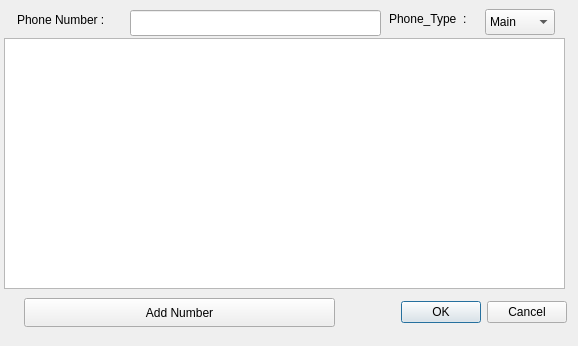
<?xml version="1.0" encoding="UTF-8"?>
<ui version="4.0">
 <class>Addwindow</class>
 <widget class="QDialog" name="Addwindow">
  <property name="geometry">
   <rect>
    <x>0</x>
    <y>0</y>
    <width>578</width>
    <height>346</height>
   </rect>
  </property>
  <property name="windowTitle">
   <string>Dialog</string>
  </property>
  <widget class="QDialogButtonBox" name="OK_Cancel_buttonBox">
   <property name="geometry">
    <rect>
     <x>374</x>
     <y>298</y>
     <width>193</width>
     <height>29</height>
    </rect>
   </property>
   <property name="orientation">
    <enum>Qt::Horizontal</enum>
   </property>
   <property name="standardButtons">
    <set>QDialogButtonBox::Cancel|QDialogButtonBox::Ok</set>
   </property>
  </widget>
  <widget class="QLineEdit" name="Phone_Number_lineEdit">
   <property name="geometry">
    <rect>
     <x>130</x>
     <y>10</y>
     <width>251</width>
     <height>26</height>
    </rect>
   </property>
  </widget>
  <widget class="QLabel" name="Phone_Number_label">
   <property name="geometry">
    <rect>
     <x>17</x>
     <y>10</y>
     <width>106</width>
     <height>20</height>
    </rect>
   </property>
   <property name="text">
    <string>Phone Number :</string>
   </property>
  </widget>
  <widget class="QPushButton" name="Add_Number_PB">
   <property name="geometry">
    <rect>
     <x>24</x>
     <y>298</y>
     <width>311</width>
     <height>29</height>
    </rect>
   </property>
   <property name="text">
    <string>Add Number</string>
   </property>
  </widget>
  <widget class="QComboBox" name="Phone_Type_comboBox">
   <property name="geometry">
    <rect>
     <x>485</x>
     <y>9</y>
     <width>70</width>
     <height>26</height>
    </rect>
   </property>
   <item>
    <property name="text">
     <string>Main</string>
    </property>
   </item>
   <item>
    <property name="text">
     <string>Home</string>
    </property>
   </item>
   <item>
    <property name="text">
     <string>work</string>
    </property>
   </item>
   <item>
    <property name="text">
     <string>office</string>
    </property>
   </item>
   <item>
    <property name="text">
     <string>Fax</string>
    </property>
   </item>
  </widget>
  <widget class="QLabel" name="Phone_Type_label">
   <property name="geometry">
    <rect>
     <x>389</x>
     <y>9</y>
     <width>89</width>
     <height>20</height>
    </rect>
   </property>
   <property name="text">
    <string>Phone_Type  :</string>
   </property>
  </widget>
  <widget class="QTextEdit" name="AddMain_textEdit">
   <property name="geometry">
    <rect>
     <x>4</x>
     <y>38</y>
     <width>561</width>
     <height>251</height>
    </rect>
   </property>
  </widget>
 </widget>
 <resources/>
 <connections>
  <connection>
   <sender>OK_Cancel_buttonBox</sender>
   <signal>accepted()</signal>
   <receiver>Addwindow</receiver>
   <slot>accept()</slot>
   <hints>
    <hint type="sourcelabel">
     <x>248</x>
     <y>254</y>
    </hint>
    <hint type="destinationlabel">
     <x>157</x>
     <y>274</y>
    </hint>
   </hints>
  </connection>
  <connection>
   <sender>OK_Cancel_buttonBox</sender>
   <signal>rejected()</signal>
   <receiver>Addwindow</receiver>
   <slot>reject()</slot>
   <hints>
    <hint type="sourcelabel">
     <x>316</x>
     <y>260</y>
    </hint>
    <hint type="destinationlabel">
     <x>286</x>
     <y>274</y>
    </hint>
   </hints>
  </connection>
 </connections>
</ui>
